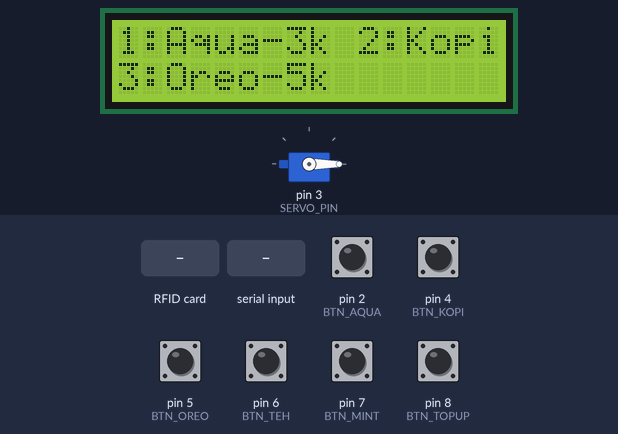
A sketch run on a simulated Arduino Uno, built with avr-gcc and run on an emulated ATmega328P. Parts: 16×2 character LCD, servo. The test bench sets the inputs (shaded band); at power-on: pin 2 (BTN_AQUA), pin 4 (BTN_KOPI), pin 5 (BTN_OREO), pin 6 (BTN_TEH), pin 7 (BTN_MINT), pin 8 (BTN_TOPUP) HIGH. What the sketch prints to the serial monitor is not drawn.

Above: at 4.3 s.
4.4 s: pin 2 (BTN_AQUA) pulled LOW for 0.15 s
At 4.8 s:
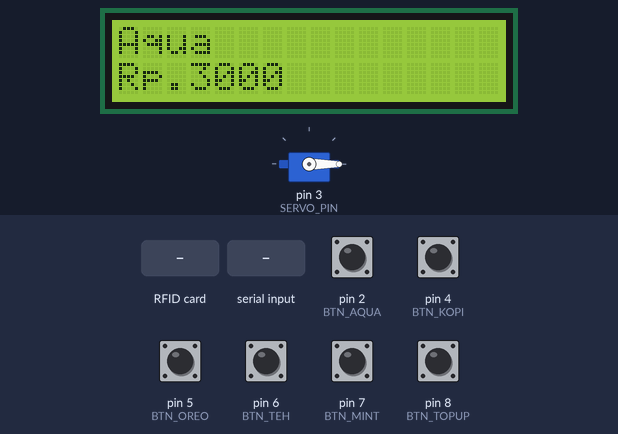
7.5 s: RFID card 5E 7A 19 C4 held to the reader
At 9.2 s:
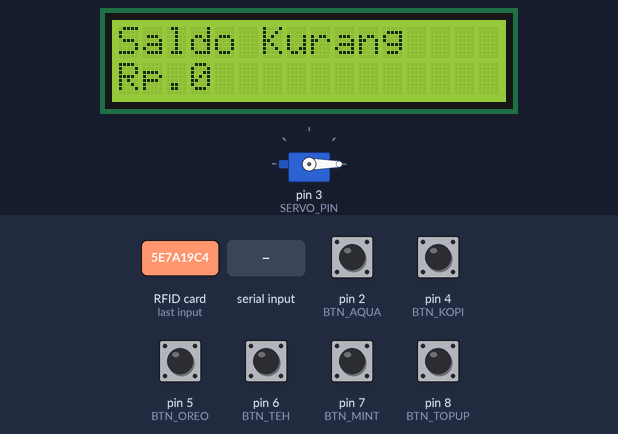
9.5 s: "test" received over Serial
12.5 s: "menu" received over Serial
At 13.9 s:
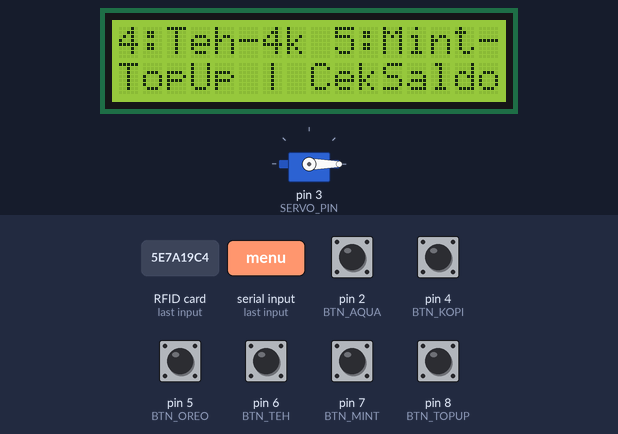
15.0 s: pin 4 (BTN_KOPI) pulled LOW for 0.15 s
At 16.2 s:
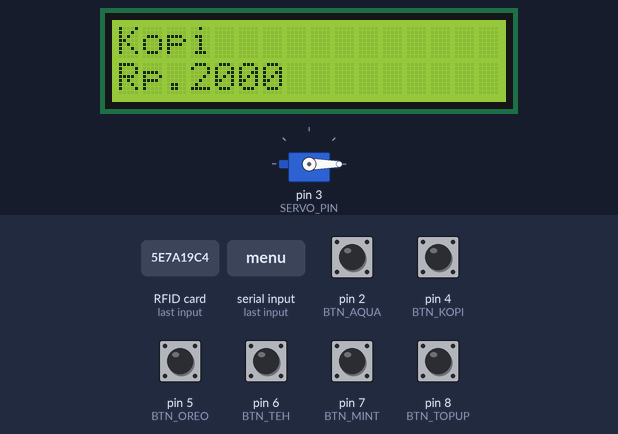
Timing chart, 0 to 18.0 s (numbered marks = the images above; inputs shaded):
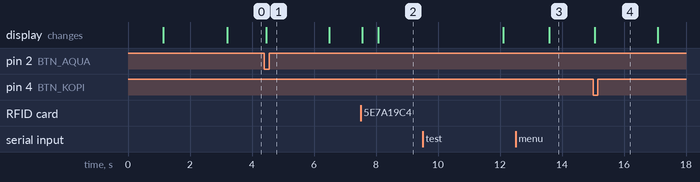

The sketch:

rfid_vending_machine.ino
```cpp
#include <Servo.h>
#include <SPI.h>
#include <MFRC522.h>
#include <Wire.h>
#include <LiquidCrystal_I2C.h>

#define SS_PIN 10
#define RST_PIN 9
#define SERVO_PIN 3

// Button pins
#define BTN_AQUA 2     // Button untuk Aqua
#define BTN_KOPI 4     // Button untuk Kopi
#define BTN_OREO 5     // Button untuk Oreo
#define BTN_TEH 6      // Button untuk Teh
#define BTN_MINT 7     // Button untuk Mint
#define BTN_TOPUP 8    // Button untuk Top Up
#define BTN_CEK 9      // Button untuk Cek Saldo

MFRC522 mfrc522(SS_PIN, RST_PIN);
LiquidCrystal_I2C lcd(0x27, 16, 2);
Servo myServo;

// Variables
bool buttonPressed = false;
int selectedItem = 0;
unsigned long lastButtonPress = 0;
const unsigned long debounceDelay = 200;

// Product data
String namaBarang[] = {"Aqua", "Kopi", "Oreo", "Teh", "Mint"};
long hargaBarang[] = {3000, 2000, 5000, 4000, 1500};

byte buffer[18];
byte blockNum = 5;
MFRC522::MIFARE_Key key;

// Utility functions
long bytesToLong(byte* bytes) {
  return ((long)bytes[0] << 24) | ((long)bytes[1] << 16) | ((long)bytes[2] << 8) | ((long)bytes[3]);
}

void longToBytes(long val, byte* bytes) {
  bytes[0] = (byte)(val >> 24);
  bytes[1] = (byte)(val >> 16);
  bytes[2] = (byte)(val >> 8);
  bytes[3] = (byte)val;
}

void setup() {
  Serial.begin(9600);
  SPI.begin();
  lcd.init();
  lcd.backlight();
  mfrc522.PCD_Init();
  myServo.attach(SERVO_PIN);
  myServo.write(0);

  // Setup buttons
  pinMode(BTN_AQUA, INPUT_PULLUP);
  pinMode(BTN_KOPI, INPUT_PULLUP);
  pinMode(BTN_OREO, INPUT_PULLUP);
  pinMode(BTN_TEH, INPUT_PULLUP);
  pinMode(BTN_MINT, INPUT_PULLUP);
  pinMode(BTN_TOPUP, INPUT_PULLUP);
  pinMode(BTN_CEK, INPUT_PULLUP);

  // Initialize key
  for (byte i = 0; i < 6; i++) key.keyByte[i] = 0xFF;

  // Test servo
  myServo.write(90);
  delay(500);
  myServo.write(0);
  delay(500);

  showWelcome();
  Serial.println(F("RFID Vending Machine Ready!"));
}

void showWelcome() {
  lcd.clear();
  lcd.print(F("RFID VENDING"));
  lcd.setCursor(0,1);
  lcd.print(F("MACHINE READY"));
  delay(2000);
  showMainMenu();
}

void showMainMenu() {
  lcd.clear();
  lcd.print(F("Pilih Produk:"));
  lcd.setCursor(0,1);
  lcd.print(F("Tekan Tombol"));
}

void showProductMenu() {
  static byte menuIndex = 0;

  lcd.clear();

  // Tampilkan 2 produk bergantian
  if (menuIndex == 0) {
    lcd.print(F("1:Aqua-3k 2:Kopi-2k"));
    lcd.setCursor(0,1);
    lcd.print(F("3:Oreo-5k"));
  } else if (menuIndex == 1) {
    lcd.print(F("4:Teh-4k 5:Mint-1.5k"));
    lcd.setCursor(0,1);
    lcd.print(F("TopUp | CekSaldo"));
  }

  menuIndex = (menuIndex + 1) % 2;
}

bool scanCard() {
  lcd.clear();
  lcd.print(F("Tempelkan Kartu"));
  lcd.setCursor(0,1);
  lcd.print(F("Tunggu..."));
  Serial.println(F("Menunggu kartu..."));

  unsigned long start = millis();
  while (millis() - start < 15000) {
    if (mfrc522.PICC_IsNewCardPresent() && mfrc522.PICC_ReadCardSerial()) {
      Serial.println(F("Kartu terdeteksi"));
      lcd.clear();
      lcd.print(F("Kartu OK"));
      delay(500);
      return true;
    }
    delay(50);
  }

  Serial.println(F("Timeout - kartu tidak terdeteksi"));
  lcd.clear();
  lcd.print(F("Timeout"));
  lcd.setCursor(0,1);
  lcd.print(F("Coba lagi"));
  delay(2000);
  return false;
}

bool authCard() {
  byte trailer = (blockNum / 4 * 4) + 3;
  if (mfrc522.PCD_Authenticate(MFRC522::PICC_CMD_MF_AUTH_KEY_A, trailer, &key, &(mfrc522.uid)) != MFRC522::STATUS_OK) {
    Serial.println(F("Autentikasi gagal"));
    lcd.clear();
    lcd.print(F("Auth Gagal"));
    lcd.setCursor(0,1);
    lcd.print(F("Kartu Invalid"));
    delay(2000);
    return false;
  }
  return true;
}

long readSaldo() {
  byte size = 18;
  if (mfrc522.MIFARE_Read(blockNum, buffer, &size) != MFRC522::STATUS_OK) {
    Serial.println(F("Gagal membaca saldo"));
    lcd.clear();
    lcd.print(F("Baca Gagal"));
    delay(2000);
    return -1;
  }
  return bytesToLong(buffer);
}

bool writeSaldo(long saldo) {
  longToBytes(saldo, buffer);
  for(int i = 4; i < 16; i++) buffer[i] = 0x00;

  if (mfrc522.MIFARE_Write(blockNum, buffer, 16) != MFRC522::STATUS_OK) {
    Serial.println(F("Gagal menulis saldo"));
    lcd.clear();
    lcd.print(F("Tulis Gagal"));
    delay(2000);
    return false;
  }
  return true;
}

void openServo() {
  Serial.println(F("Mengeluarkan barang"));
  lcd.clear();
  lcd.print(F("Mengambil"));
  lcd.setCursor(0,1);
  lcd.print(F("Barang..."));

  myServo.write(90);
  delay(3000);
  myServo.write(0);

  lcd.clear();
  lcd.print(F("Ambil Barang"));
  lcd.setCursor(0,1);
  lcd.print(F("Anda"));
  delay(2000);

  Serial.println(F("Barang berhasil dikeluarkan"));
}

void beliBarang(int itemIndex) {
  if (itemIndex < 0 || itemIndex >= 5) return;

  Serial.print(F("Membeli: "));
  Serial.print(namaBarang[itemIndex]);
  Serial.print(F(" - Rp."));
  Serial.println(hargaBarang[itemIndex]);

  // Tampilkan info produk
  lcd.clear();
  lcd.print(namaBarang[itemIndex]);
  lcd.setCursor(0,1);
  lcd.print(F("Rp."));
  lcd.print(hargaBarang[itemIndex]);
  delay(2000);

  // Scan kartu
  if (!scanCard()) {
    resetSystem();
    return;
  }

  if (!authCard()) {
    resetSystem();
    return;
  }

  // Baca saldo
  long saldoLama = readSaldo();
  if (saldoLama == -1) {
    resetSystem();
    return;
  }

  Serial.print(F("Saldo saat ini: Rp."));
  Serial.println(saldoLama);

  // Cek saldo cukup
  if (saldoLama < hargaBarang[itemIndex]) {
    Serial.println(F("Saldo tidak mencukupi"));
    lcd.clear();
    lcd.print(F("Saldo Kurang"));
    lcd.setCursor(0,1);
    lcd.print(F("Rp."));
    lcd.print(saldoLama);
    delay(3000);

    mfrc522.PICC_HaltA();
    mfrc522.PCD_StopCrypto1();
    resetSystem();
    return;
  }

  // Potong saldo
  long saldoBaru = saldoLama - hargaBarang[itemIndex];

  if (!writeSaldo(saldoBaru)) {
    mfrc522.PICC_HaltA();
    mfrc522.PCD_StopCrypto1();
    resetSystem();
    return;
  }

  // Berhasil
  Serial.println(F("TRANSAKSI BERHASIL!"));
  Serial.print(F("Saldo baru: Rp."));
  Serial.println(saldoBaru);

  lcd.clear();
  lcd.print(F("BERHASIL!"));
  lcd.setCursor(0,1);
  lcd.print(F("Saldo: "));
  lcd.print(saldoBaru);
  delay(2000);

  // Keluarkan barang
  openServo();

  mfrc522.PICC_HaltA();
  mfrc522.PCD_StopCrypto1();
  resetSystem();
}

void topUp() {
  Serial.println(F("Proses Top Up Rp.10000"));

  lcd.clear();
  lcd.print(F("TOP UP"));
  lcd.setCursor(0,1);
  lcd.print(F("Rp.10,000"));
  delay(2000);

  if (!scanCard()) {
    resetSystem();
    return;
  }

  if (!authCard()) {
    resetSystem();
    return;
  }

  long saldoLama = readSaldo();
  if (saldoLama == -1) {
    resetSystem();
    return;
  }

  long saldoBaru = saldoLama + 10000;

  if (!writeSaldo(saldoBaru)) {
    mfrc522.PICC_HaltA();
    mfrc522.PCD_StopCrypto1();
    resetSystem();
    return;
  }

  Serial.println(F("Top Up berhasil"));
  Serial.print(F("Saldo baru: Rp."));
  Serial.println(saldoBaru);

  lcd.clear();
  lcd.print(F("TOP UP BERHASIL"));
  lcd.setCursor(0,1);
  lcd.print(F("Rp."));
  lcd.print(saldoBaru);
  delay(3000);

  mfrc522.PICC_HaltA();
  mfrc522.PCD_StopCrypto1();
  resetSystem();
}

void cekSaldo() {
  Serial.println(F("Mengecek saldo"));

  lcd.clear();
  lcd.print(F("CEK SALDO"));
  delay(1000);

  if (!scanCard()) {
    resetSystem();
    return;
  }

  if (!authCard()) {
    resetSystem();
    return;
  }

  long saldo = readSaldo();
  if (saldo == -1) {
    resetSystem();
    return;
  }

  Serial.print(F("Saldo: Rp."));
  Serial.println(saldo);

  lcd.clear();
  lcd.print(F("Saldo Anda:"));
  lcd.setCursor(0,1);
  lcd.print(F("Rp."));
  lcd.print(saldo);
  delay(5000);

  mfrc522.PICC_HaltA();
  mfrc522.PCD_StopCrypto1();
  resetSystem();
}

void resetSystem() {
  buttonPressed = false;
  selectedItem = 0;
  delay(1000);
  showMainMenu();
}

void checkButtons() {
  unsigned long currentTime = millis();

  // Debounce check
  if (currentTime - lastButtonPress < debounceDelay) {
    return;
  }

  if (digitalRead(BTN_AQUA) == LOW) {
    lastButtonPress = currentTime;
    beliBarang(0); // Aqua
  }
  else if (digitalRead(BTN_KOPI) == LOW) {
    lastButtonPress = currentTime;
    beliBarang(1); // Kopi
  }
  else if (digitalRead(BTN_OREO) == LOW) {
    lastButtonPress = currentTime;
    beliBarang(2); // Oreo
  }
  else if (digitalRead(BTN_TEH) == LOW) {
    lastButtonPress = currentTime;
    beliBarang(3); // Teh
  }
  else if (digitalRead(BTN_MINT) == LOW) {
    lastButtonPress = currentTime;
    beliBarang(4); // Mint
  }
  else if (digitalRead(BTN_TOPUP) == LOW) {
    lastButtonPress = currentTime;
    topUp();
  }
  else if (digitalRead(BTN_CEK) == LOW) {
    lastButtonPress = currentTime;
    cekSaldo();
  }
}

void loop() {
  static unsigned long lastMenuUpdate = 0;

  // Update menu display setiap 3 detik
  if (millis() - lastMenuUpdate > 3000) {
    if (!buttonPressed) {
      showProductMenu();
    }
    lastMenuUpdate = millis();
  }

  // Check button presses
  checkButtons();

  // Handle serial commands (untuk debugging/testing)
  if (Serial.available()) {
    String cmd = Serial.readString();
    cmd.trim();
    cmd.toLowerCase();

    if (cmd == "test") {
      Serial.println(F("Test servo"));
      myServo.write(90);
      delay(2000);
      myServo.write(0);
    }
    else if (cmd == "menu") {
      showMainMenu();
    }
  }

  delay(50);
}
```

Measured:
- after the input at 4.4 s, the display: changes after 0.06 s (image 1)
- after the input at 7.5 s, the display: first changes after 0.05 s (image 2 shows a later state)
- after the input at 12.5 s, servo on pin 3 (SERVO_PIN): stays 0° (without the input it goes to 90° after 0.60 s); the display: changes after 1.1 s (image 3)
- after the input at 15.0 s, the display: changes after 0.06 s (image 4)
